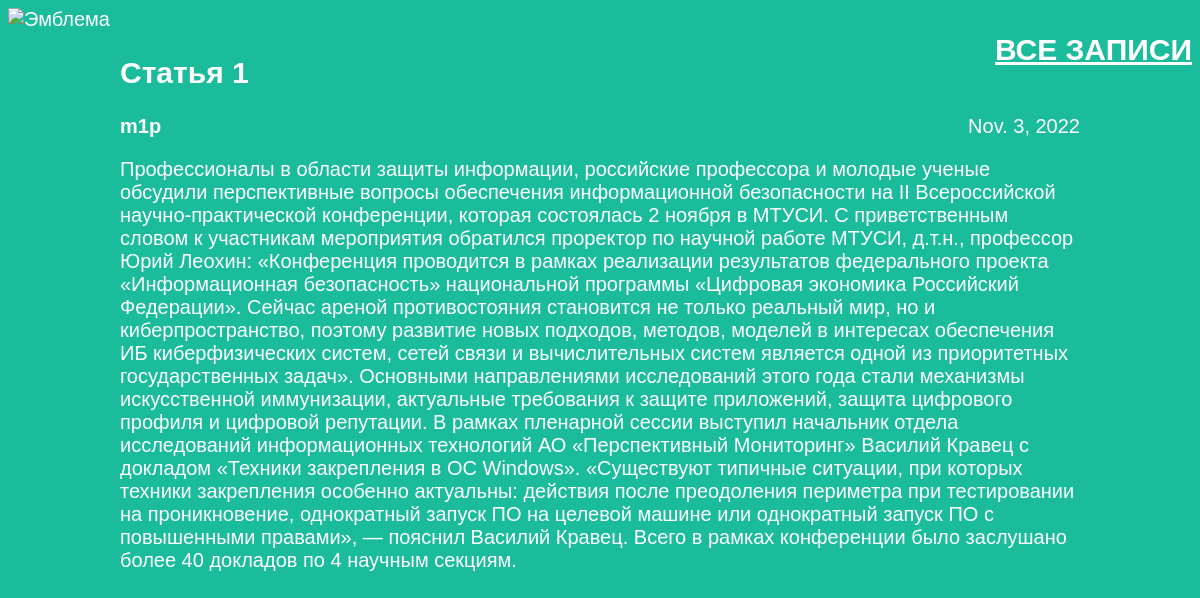
The app's page /article/1/ with its own data.
### articles/models.py (models this page shows, shortened)
class Article(models.Model):
    title = models.CharField(max_length=200)
    author = models.ForeignKey(User, on_delete=models.CASCADE)
    text = models.TextField()
    created_date = models.DateField(auto_now_add=True)

### articles/views.py (the view)
# urls.py: path('article/<int:article_id>/' , views.get_article, name='get_article'), #Для djanvo v 2.0 и выше
def get_article(request, article_id):
    try:
        post = Article.objects.get(id=article_id)
        return render(request, 'article.html', {"post": post})
    except Article.DoesNotExist:
        raise Http404

### articles/templates/article.html (shortened to what this page needs)
{% load static %}
<!DOCTYPE html>
<html>
    <head>
        <link rel="stylesheet" href="{% static 'css/article.css' %}" />
    </head>
</html>
<body>
    <div>
        <img src="https://upload.wikimedia.org/wikipedia/commons/thumb/0/03/%D0%9B%D0%BE%D0%B3%D0%BE%D1%82%D0%B8%D0%BF.svg/1200px-%D0%9B%D0%BE%D0%B3%D0%BE%D1%82%D0%B8%D0%BF.svg.png" alt="Эмблема" width="50" height="50" style="float: center;" />
        <h2 style="float:right;"> <a href="http://127.0.0.1:8000/" style="color:white" >ВСЕ ЗАПИСИ</a> </h2>
    </div>
    <div class="archive">
            <div class="one-post">
                <h2 class="post-title">{{ post.title }}</h2>
                <div class="article-info">
                    <div class="article-author">{{ post.author.username }}</div>
                    <div class="article-created-date">{{ post.created_date }}</div>
                </div>
                <p> {{ post.text }} </p>
            </div>
    </div>
</body>

### articles/static/css/article.css (style rules this page uses)
body { background: #1abc9c; font-family: Tahoma, Arial, sans-serif; color: #ffffff; font-size: 20px; }
.archive { width: 960px; margin-left: auto; margin-right: auto; }
.article-author { width: 50%; float: left; font-weight: bold; }
.article-created-date { text-align: right; }

### records on screen
Article: title "Статья 1", author.username "m1p", created_date "Nov. 3, 2022", text "Профессионалы в области защиты информации, российские профессора и молодые ученые обсудили перспективные вопросы обеспечения информационной безопасности на II Всероссийской научно-практической конференции, которая состоялась 2 ноября в МТУСИ. С приветственным словом к участникам мероприятия обратился проректор по научной работе МТУСИ, д.т.н., профессор Юрий Леохин: «Конференция проводится в рамках реализации результатов федерального проекта «Информационная безопасность» национальной программы «Цифровая экономика Российский Федерации». Сейчас ареной противостояния становится не только реальный мир, но и киберпространство, поэтому развитие новых подходов, методов, моделей в интересах…"
